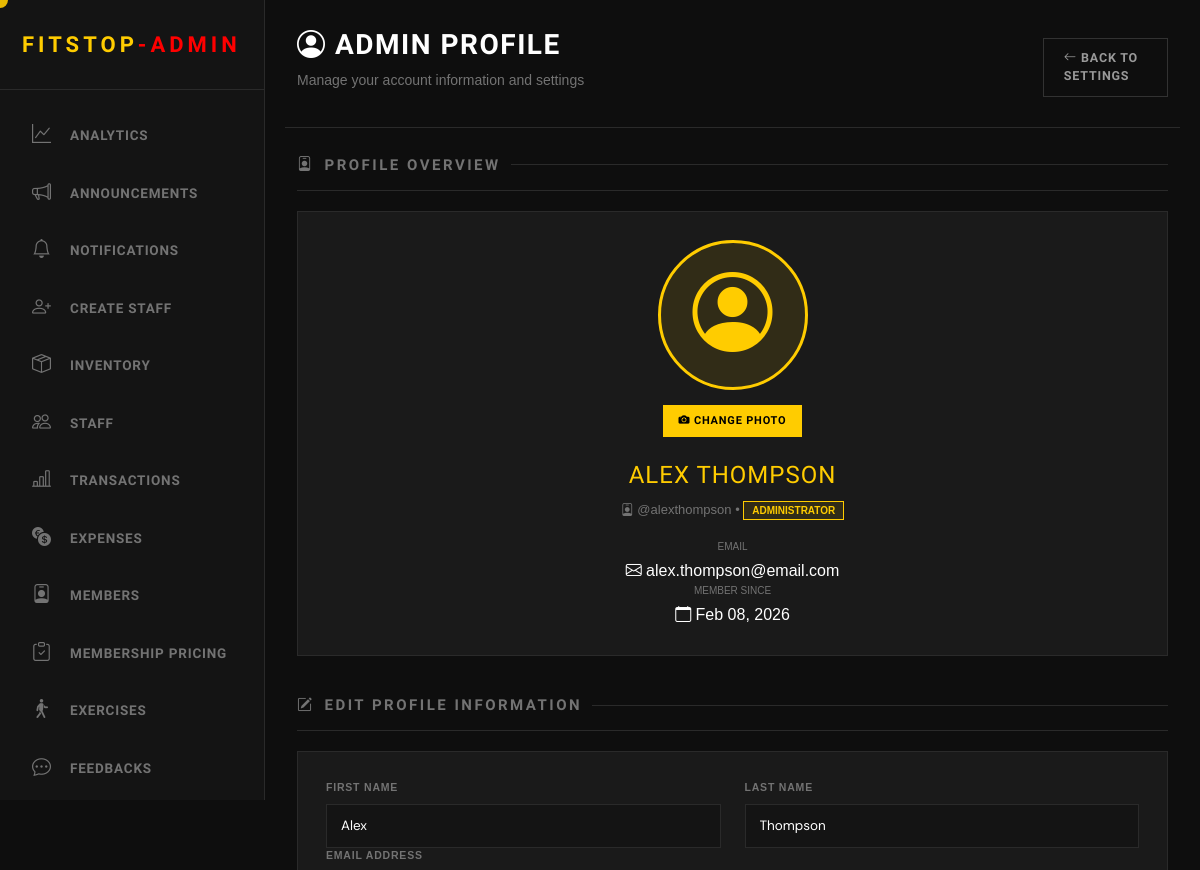
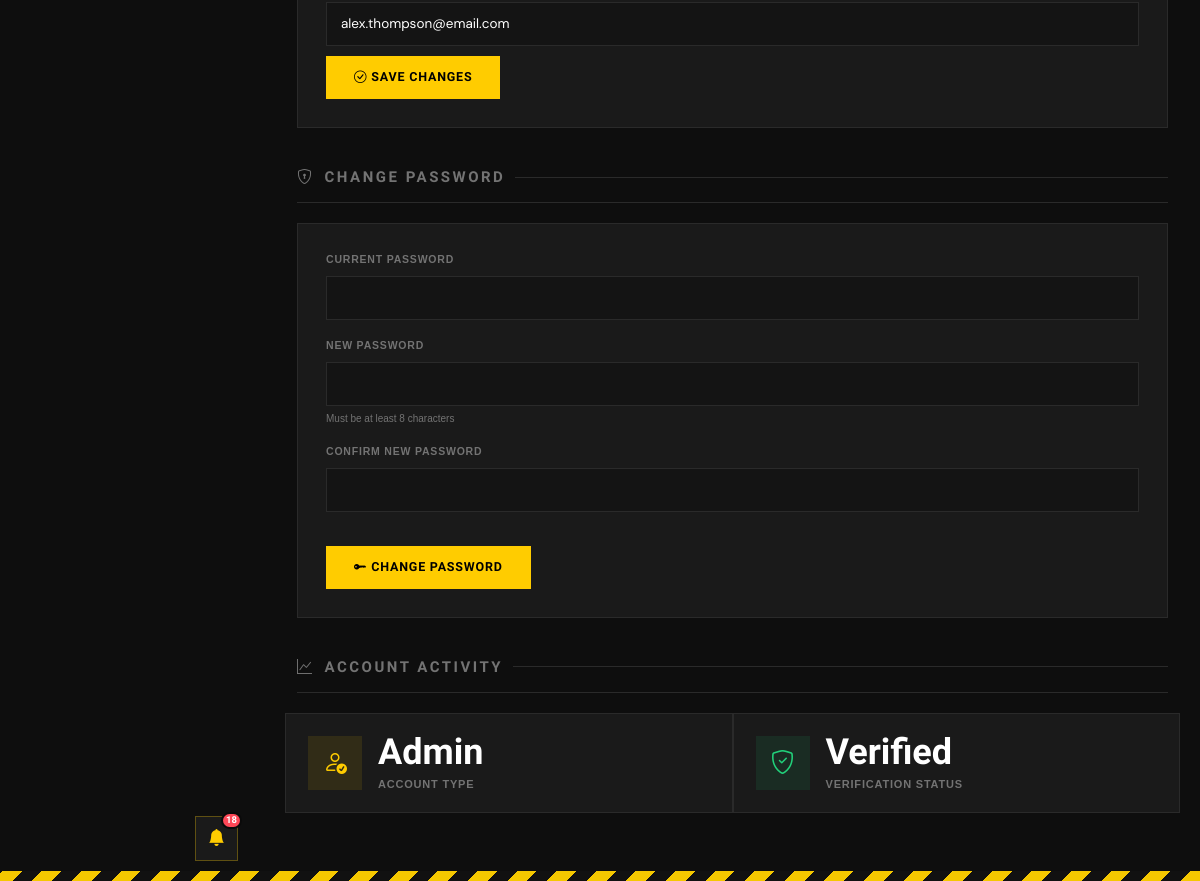
/admin/admin_profile.php (signed in), run on the app's committed database (2 pictures, top to bottom).
### tables this page shows
CREATE TABLE "users" (   id INTEGER PRIMARY KEY AUTOINCREMENT,   username VARCHAR(50) NOT NULL UNIQUE,   first_name VARCHAR(50) NOT NULL,   last_name VARCHAR(50) NOT NULL,   email VARCHAR(100) NOT NULL UNIQUE,   password VARCHAR(255) NOT NULL,   user_type VARCHAR(50),   verification_code VARCHAR(50) DEFAULT NULL,   verification_code_expiration TIMESTAMP DEFAULT NULL,   is_verified BOOLEAN DEFAULT FALSE,   profile_picture BLOB,   last_logged_in TIMESTAMP DEFAULT NULL,   created_at TIMESTAMP DEFAULT CURRENT_TIMESTAMP,   updated_at TIMESTAMP DEFAULT CURRENT_TIMESTAMP , "points" INTEGER NOT NULL DEFAULT 0, dpa_consent INTEGER NOT NULL DEFAULT 0, dpa_consent_at TIMESTAMP DEFAULT NULL, "address" VARCHAR(255));

### admin/includes/header_admin.php (the view, shortened to what this page needs)
<?php
$current_page = basename($_SERVER['PHP_SELF']);
include('../login/connection.php');
$unread_stmt = $pdo->query("SELECT COUNT(*) as count FROM notification_history WHERE is_read = 0");
$unread_count = $unread_stmt->fetch()['count'];
?>
<head>
    <link rel="stylesheet" href="../staff/staff.css">
    <link href="../styles.css" rel="stylesheet">
    <link rel="stylesheet" href="admin_custom_styles.css">
    <link rel="stylesheet" href="https://cdnjs.cloudflare.com/ajax/libs/font-awesome/6.4.0/css/all.min.css">
    <link rel="stylesheet" href="https://cdn.jsdelivr.net/npm/bootstrap-icons@1.11.0/font/bootstrap-icons.css">
</head>
<body>
    <div style="position: fixed; bottom: 20px; left: calc(var(--sidebar-w) - 70px); z-index: 1001;">
        <div class="notif-wrapper">
            <button class="notif-bell-btn" id="notifBellBtn">
                <i class="bi bi-bell-fill"></i>
                <?php if ($unread_count > 0): ?>
                    <span class="notif-badge"><?php echo $unread_count; ?></span>
                <?php endif; ?>
            </button>
        </div>
    </div>
    <div class="sidebar">
        <div class="sidebar-header">
            <span class="logo-text">FITSTOP<span style="color:red;">-ADMIN</span></span>
        </div>
        <ul class="menu">
            <li class="<?= $current_page === 'Admin_Landing_Page.php' ? 'active' : '' ?>"
                onclick="location.href='Admin_Landing_Page.php'"><i class="bi bi-graph-up"></i><span>Analytics</span>
            </li>
            <li class="<?= $current_page === 'create_announcement.php' ? 'active' : '' ?>"
                onclick="location.href='create_announcement.php'"><i
                    class="bi bi-megaphone"></i><span>Announcements</span></li>
            <li class="<?= $current_page === 'notification.php' ? 'active' : '' ?>"
                onclick="location.href='notification.php'"><i class="bi bi-bell"></i><span>Notifications</span></li>
            <li class="<?= $current_page === 'create_staff.php' ? 'active' : '' ?>"
                onclick="location.href='create_staff.php'"><i class="bi bi-person-plus"></i><span>Create Staff</span>
            </li>
            <li class="<?= $current_page === 'view_inventory.php' ? 'active' : '' ?>"
                onclick="location.href='view_inventory.php'"><i class="bi bi-box-seam"></i><span>Inventory</span></li>
            <li class="<?= $current_page === 'view_staff.php' ? 'active' : '' ?>"
                onclick="location.href='view_staff.php'"><i class="bi bi-people"></i><span>Staff</span></li>
            <li class="<?= $current_page === 'transaction.php' ? 'active' : '' ?>"
                onclick="location.href='transaction.php'"><i class="bi bi-bar-chart-line"></i><span>Transactions</span>
            </li>
            <li class="<?= $current_page === 'expenses.php' ? 'active' : '' ?>" onclick="location.href='expenses.php'">
                <i class="bi bi-currency-exchange"></i><span>Expenses</span>
            </li>
            <li class="<?= $current_page === 'view_members.php' ? 'active' : '' ?>"
                onclick="location.href='view_members.php'"><i class="bi bi-person-badge"></i><span>Members</span></li>
            <li class="<?= $current_page === 'membership_pricing.php' ? 'active' : '' ?>"
                onclick="location.href='membership_pricing.php'"><i class="bi bi-clipboard-check"></i><span>Membership
                    Pricing</span></li>
            <li class="<?= $current_page === 'exercises.php' ? 'active' : '' ?>"
                onclick="location.href='exercises.php'"><i class="bi bi-person-walking"></i><span>Exercises</span></li>
            <li class="<?= $current_page === 'view_feedback.php' ? 'active' : '' ?>"
                onclick="location.href='view_feedback.php'"><i class="bi bi-chat-dots"></i><span>Feedbacks</span></li>
            <li class="<?= $current_page === 'settings.php' ? 'active' : '' ?>" onclick="location.href='settings.php'">
            </li>
        </ul>
    </div>

### admin/admin_profile.php (shortened to what this page needs)
<?php
include("../Login/connection.php");
$stmt = $pdo->prepare("SELECT * FROM users WHERE id = :id AND user_type = 'admin'");
$stmt->execute(['id' => $_SESSION['id']]);
$admin = $stmt->fetch();
?>
<!DOCTYPE html>
<html>
<head>
    <link rel="stylesheet" href="../staff/staff.css">
    <link rel="stylesheet" href="https://cdn.jsdelivr.net/npm/bootstrap-icons@1.11.0/font/bootstrap-icons.css">
    <link href="https://cdn.jsdelivr.net/npm/bootstrap@5.3.8/dist/css/bootstrap.min.css" rel="stylesheet"
>
</head>
<body>
    <?php include('includes/header_admin.php') ?>
    <div class="main-content">
        <div class="topbar row">
            <div class="topbar-left col-sm-12 col-xl-6">
                <h1><i class="bi bi-person-circle"></i> Admin Profile</h1>
                <p>Manage your account information and settings</p>
            </div>
            <div class="topbar-right col-sm-12 col-xl-2 col-xl-offset-4">
                <a href="settings.php" class="btn-secondary" style="text-decoration: none; padding: 10px 20px;">
                    <i class="bi bi-arrow-left"></i> Back to Settings
                </a>
            </div>
        </div>
        <section>
            <h2><i class="bi bi-person-badge"></i> Profile Overview</h2>
            <div class="registration-card">
                <div class="row">
                    <div style="text-align: center;">
                        <?php if ($admin['profile_picture']): ?>
                            <img
                                style="width: 150px; height: 150px; border-radius: 50%; object-fit: cover; border: 3px solid var(--hazard);"
                                class="col-sm-12 col-xl-3">
                        <?php else: ?>
                            <div class="row d-flex justify-content-center align-items-center">
                            <div class="col-sm-12"
                                style="width: 150px; height: 150px; border-radius: 50%; background: rgba(255, 204, 0, 0.1); border: 3px solid var(--hazard); display: flex; align-items: center; justify-content: center;">
                                <i class="bi bi-person-circle" style="font-size: 80px; color: var(--hazard);"></i>
                            </div>
                            </div>
                        <?php endif; ?>
                        <div class="col-12">
                            <button onclick="document.getElementById('pictureUpload').click()" class="btn-primary"
                                style="margin-top: 15px; padding: 8px 16px; font-size: 11px;">
                                <i class="bi bi-camera-fill"></i> Change Photo
                            </button>
                        </div>
                    </div>
                    <div style="text-align: center;" class="mt-4">
                        <h3
                            style="font-family: 'Chakra Petch', sans-serif; font-size: 24px; color: var(--hazard); margin-bottom: 10px; text-transform: uppercase;">
                            <?php echo htmlspecialchars($admin['first_name'] . ' ' . $admin['last_name']); ?>
                        </h3>
                        <p style="color: var(--text-muted); font-size: 13px; margin-bottom: 20px;">
                            <i class="bi bi-person-badge"></i> @<?php echo htmlspecialchars($admin['username']); ?> •
                            <span
                                style="padding: 3px 8px; background: rgba(255, 204, 0, 0.1); border: 1px solid var(--hazard); color: var(--hazard); font-size: 10px; text-transform: uppercase; font-weight: 700;">Administrator</span>
                        </p>
                        <div class="row">
                            <div>
                                <label
                                    style="color: var(--text-muted); font-size: 10px; text-transform: uppercase; display: block; margin-bottom: 5px;">Email</label>
                                <p style="color: var(--text-primary); margin: 0;">
                                    <i class="bi bi-envelope"></i> <?php echo htmlspecialchars($admin['email']); ?>
                                </p>
                            </div>
                            <div>
                                <label
                                    style="color: var(--text-muted); font-size: 10px; text-transform: uppercase; display: block; margin-bottom: 5px;">Member
                                    Since</label>
                                <p style="color: var(--text-primary); margin: 0;">
                                    <i class="bi bi-calendar"></i>
                                    <?php echo date('M d, Y', strtotime($admin['created_at'])); ?>
                                </p>
                            </div>
                        </div>
                    </div>
                </div>
            </div>
        </section>
        <section>
            <h2><i class="bi bi-pencil-square"></i> Edit Profile Information</h2>
            <div class="registration-card">
                <form method="POST">
                    <div class="row">
                        <div class="form-group col-sm-12 col-xl-6">
                            <label class="form-label">First Name</label>
                            <input type="text" name="first_name" class="form-input text-only"
                                value="<?php echo htmlspecialchars($admin['first_name']); ?>" maxlength="50" required>
                        </div>
                        <div class="form-group col-sm-12 col-xl-6">
                            <label class="form-label">Last Name</label>
                            <input type="text" name="last_name" class="form-input text-only"
                                value="<?php echo htmlspecialchars($admin['last_name']); ?>" maxlength="50" required>
                        </div>
                        <div class="form-group col-12">
                            <label class="form-label">Email Address</label>
                            <input type="email" name="email" class="form-input"
                                value="<?php echo htmlspecialchars($admin['email']); ?>" maxlength="100" required>
                        </div>
                    </div>
                    <button type="submit" class="btn-primary" style="margin-top: 10px;">
                        <i class="bi bi-check-circle"></i> Save Changes
                    </button>
                </form>
            </div>
        </section>
        <section>
            <h2><i class="bi bi-shield-lock"></i> Change Password</h2>
            <div class="registration-card">
                <form method="POST">
                    <div class="form-grid" style="grid-template-columns: 1fr;">
                        <div class="form-group">
                            <label class="form-label">Current Password</label>
                            <input type="password" name="current_password" class="form-input" required>
                        </div>
                        <div class="form-group">
                            <label class="form-label">New Password</label>
                            <input type="password" name="new_password" class="form-input" minlength="8" required>
                            <small
                                style="color: var(--text-muted); font-size: 10px; margin-top: 5px; display: block;">Must
                                be at least 8 characters</small>
                        </div>
                        <div class="form-group">
                            <label class="form-label">Confirm New Password</label>
                            <input type="password" name="confirm_password" class="form-input" minlength="8" required>
                        </div>
                    </div>
                    <button type="submit" class="btn-primary" style="margin-top: 10px;">
                        <i class="bi bi-key-fill"></i> Change Password
                    </button>
                </form>
            </div>
        </section>
        <section>
            <h2><i class="bi bi-graph-up"></i> Account Activity</h2>
            <div class="row">
                <div class="stat-box col-sm-12 col-xl-6">
                    <div class="stat-icon members">
                        <i class="bi bi-person-check"></i>
                    </div>
                    <div>
                        <div class="stat-value">Admin</div>
                        <div class="stat-label">Account Type</div>
                    </div>
                </div>
                <div class="stat-box col-sm-12 col-xl-6">
                    <div class="stat-icon registrations">
                        <i class="bi bi-shield-check"></i>
                    </div>
                    <div>
                        <div class="stat-value"><?php echo $admin['is_verified'] ? 'Verified' : 'Not Verified'; ?></div>
                        <div class="stat-label">Verification Status</div>
                    </div>
                </div>
            </div>
        </section>
    </div>
</body>
</html>

### styles.css (style rules this page uses)
:root { --bg-void: #0a0a0a; --bg-surface: #141414; --bg-card: #1a1a1a; --hazard-yellow: #ffcc00; --text-primary: #ffffff; --text-muted: #a0a0a0; --border-industrial: 1px solid #333; }
body { background-color: var(--bg-void); color: var(--text-primary); font-family: "Inter", sans-serif; overflow-x: hidden; }
h1, h2, h3, h4, h5, .brand-font { font-family: "Chakra Petch", sans-serif; text-transform: uppercase; letter-spacing: 1px; }
:root { --yellow: #f5c800; --yellow-dim: #c9a400; --dark: #0e0e0e; --dark2: #161616; --dark3: #1e1e1e; --border: #2a2a2a; --text: #d0d0d0; --text-muted: #737373; }
* { box-sizing: border-box; }
body { background-color: var(--dark); font-family: "Barlow", sans-serif; color: var(--text); min-height: 100vh; }
body::after { content: ""; display: block; height: 10px; background: repeating-linear-gradient( -45deg, var(--yellow) 0px, var(--yellow) 14px, #111 14px, #111 28px ); position: fixed; bottom: 0; left: 0; right: 0; z-index: 999; }

### admin/admin_custom_styles.css (style rules this page uses)
*, *::before, *::after { cursor: none !important; }

### data on the page
users: first_name+last_name "ALEX THOMPSON", username "alexthompson", email "alex.thompson@email.com", created_at "Feb 08, 2026", first_name "Alex", last_name "Thompson"

### other printed values
$unread_count "18"
